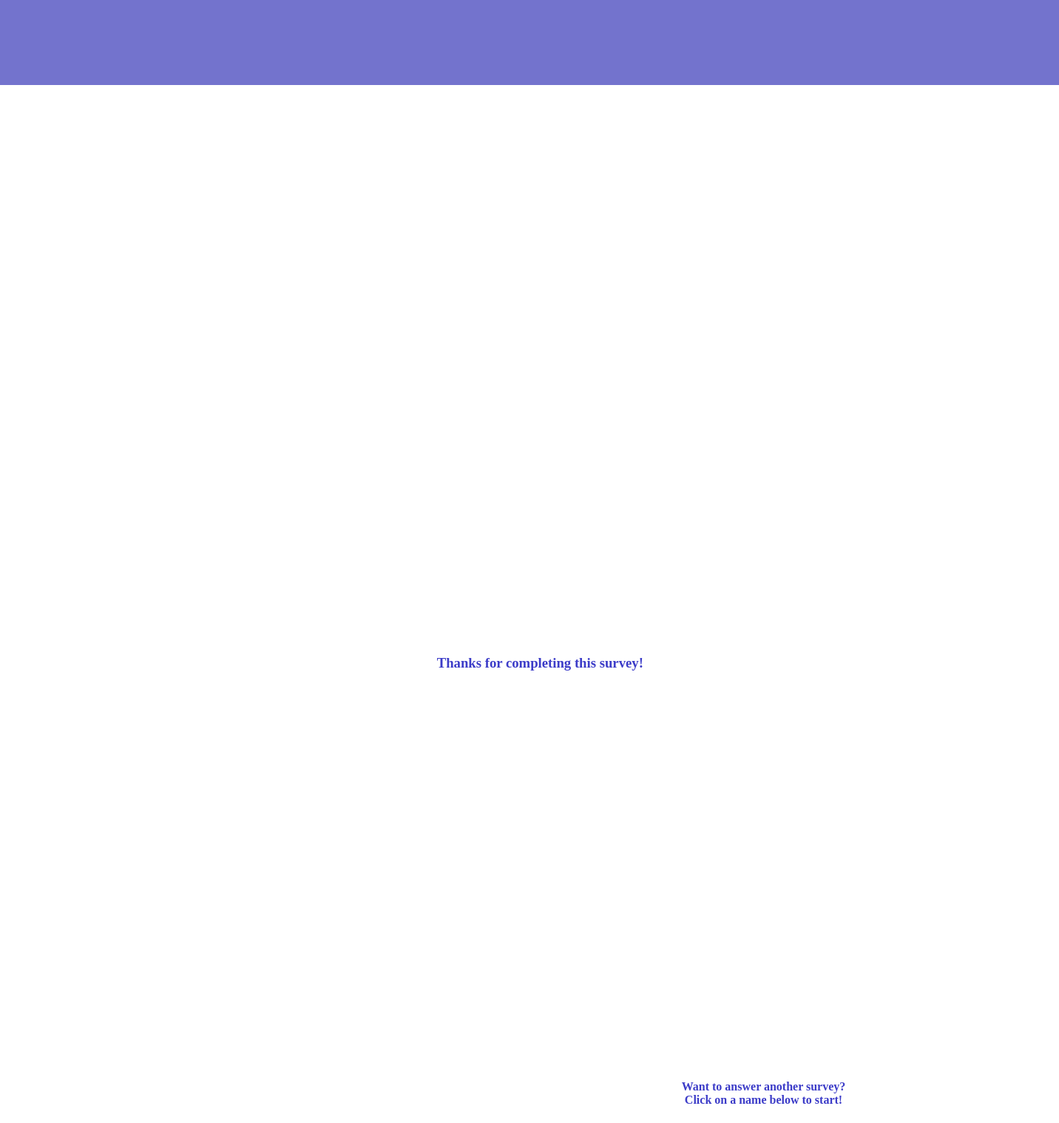
Page /survey_completed/ on the earlier database version.
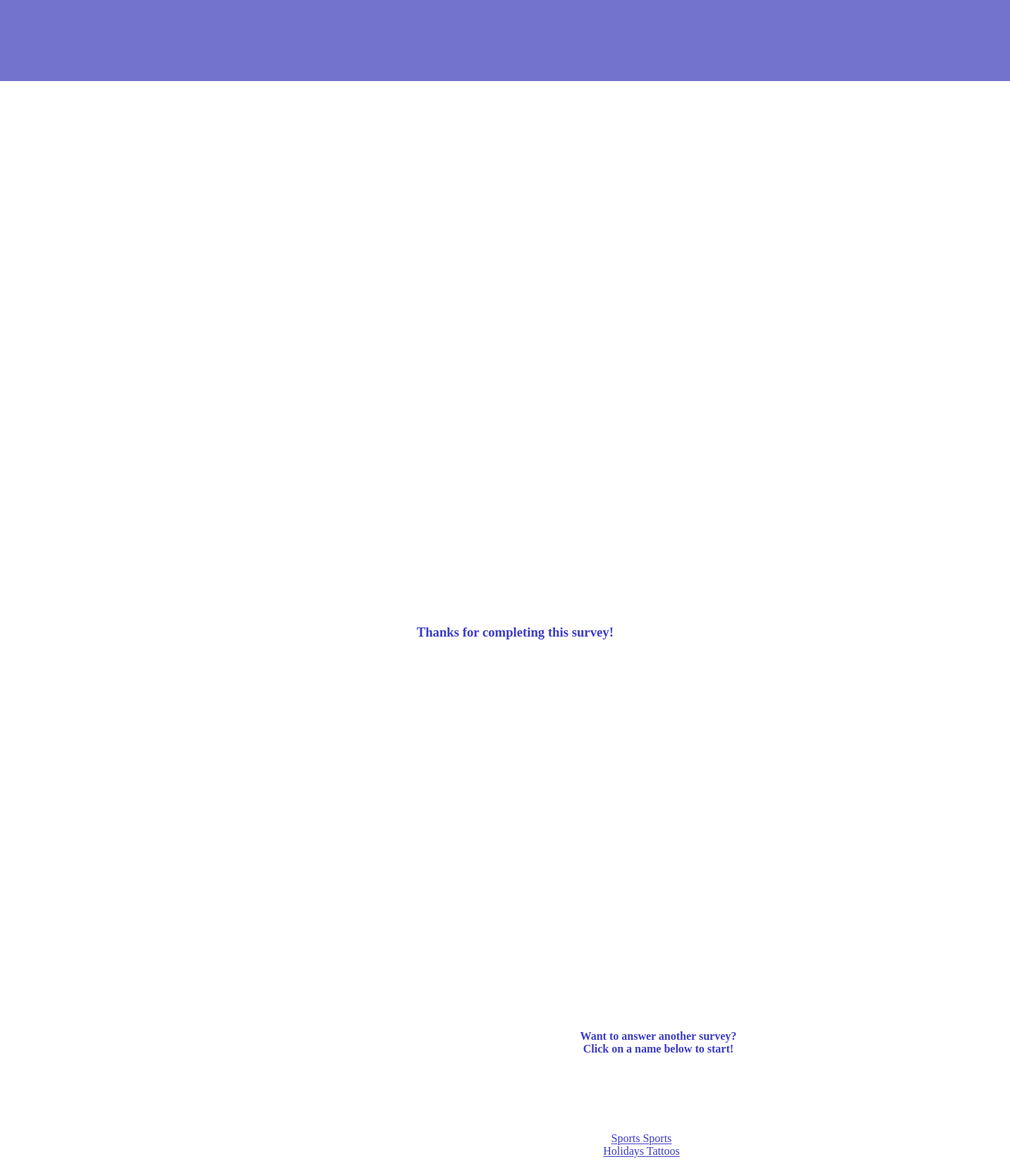
Same page on the later database version.
### website.py (models this page shows)
class Surveys(db.Model):
    id = db.Column(db.Integer, primary_key=True, unique=True, nullable=False)
    username = db.Column(db.String(100))
    survey_name = db.Column(db.String(255))
    survey_type = db.Column(db.String(10))

### website.py (the view)
@app.route("/survey_completed/", methods=['POST', 'GET'])
def survey_completed():
    public_surveys = db.session.execute("SELECT * FROM surveys WHERE survey_type='public'")
    surveys = []
    for i in public_surveys:
        items = dict(i)
        surveys.append([items['survey_name'], items['id']])
    print(surveys)
    if request.method=='POST':
        survey_id = request.form.get("submit_button")
        print("-------")
        print(survey_id)
        return redirect(url_for("survey_completed"))
    return render_template("survey_completed.html", surveys=surveys)

### templates/survey_completed.html (shortened to what this page needs)
<!DOCTYPE html>
<html>
	<head>
		<link rel="stylesheet" href="{{ url_for('static', filename='stylesheets/survey_completed.css') }}">
	</head>
	<body>
		<div id='welcomebox'>
		</div>
		<div id='final_message'>
			<h3>Thanks for completing this survey!</h3>
		</div>
		<div id='other_surveys'>
			<h4>
				Want to answer another survey?<br>
			Click on a name below to start!<br></h4>
			<div id='optional_surveys'>
				<form method='post'>
					<ul id='available_surveys'>
						{% for survey in surveys %}
						<a href='/answer_survey/{{survey[1]}}' class='survey_link'>
							{{survey[0]}}
						</a>
						{% endfor %}
					</ul>
				</form>
			</div>
		</div>
	</body>
</html>

### static/stylesheets/survey_completed.css (style rules this page uses)
html { max-width: 100%; font-family: verdana; }
body { display: flex; justify-content: center; padding-left: 2%; }
#welcomebox { display: flex; justify-content: center; text-align: center; position: absolute; width: 110%; height: 150px; margin-top: -3%; border-bottom: 2px solid white; color: white; background-color: rgba(100, 100, 200, 0.9); }
#final_message { color: rgba(60, 60, 200, 1); position: absolute; margin-top: 60%; width: 90%; display: flex; justify-content: center; text-align: center; }
#other_surveys { text-decoration: bold; color: rgba(60, 60, 200, 1); position: absolute; margin-top: 100%; margin-left: 45%; width: 90%; display: flex; justify-content: center; text-align: center; }
#available_surveys { position: relative; margin-top: 130%; margin-left: -180%; margin-right: 130%; }
#available_surveys { position: relative; margin-left: -100%; margin-top: 70%; height: 150; }
.survey_link { padding-top: 15%; padding-bottom: 15%; }
a:visited, a:link { font-size: 20; padding-top: 50%; color: rgba(60, 60, 200, 1); }

Differences in the rows shown:
now on this page (row edited): Surveys: survey_name "Sports"
now on this page (row edited): Surveys: survey_name "Sports"
now on this page (row edited): Surveys: survey_name "Holidays"
added Surveys: survey_name "Tattoos"
